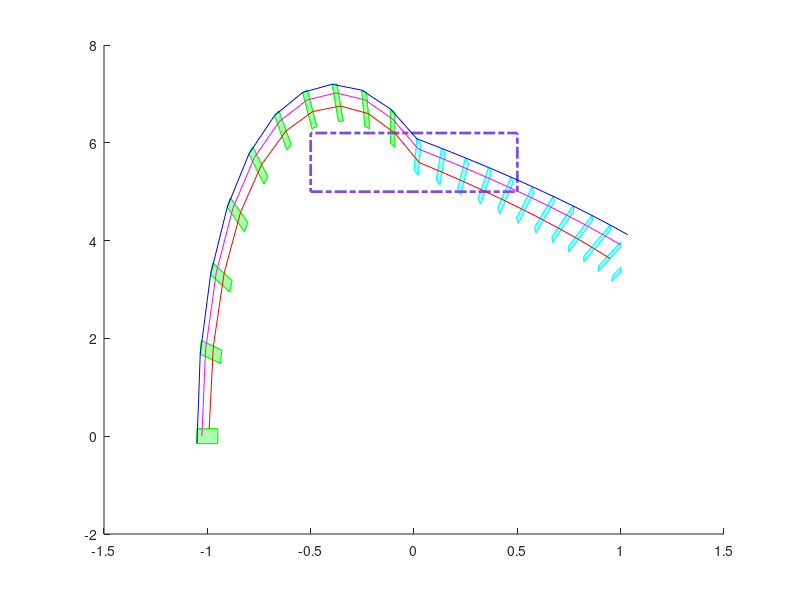

MATLAB code to generate this figure: (Note: this script raises an error after producing the figure.)
% Plot reachable region (Code generated by Hylaa using PLOT_MATLAB)
h = figure(1);
set(h, 'Position', [200 200 800 600]);
hold on;

% data
reachSet = [
    {'extension', [0.666666666667 1.0 0.666666666667], [0.0 1.0 0.0], 0, {
    [-1.05, 0.0;-1.05, -0.15;-0.95, -0.15;-0.95, 0.15;-1.05, 0.15;-1.05, 0.0;]
    [-1.03438503298, 1.68183452934;-0.936326300432, 1.49090409424;-0.93059838659, 1.76216863164;-1.02865711914, 1.95309906674;-1.03438503298, 1.68183452934;]
    [-0.98409789746, 3.30839333557;-0.891588190306, 2.94852718162;-0.880792205119, 3.18287235189;-0.973301912273, 3.54273850584;-0.98409789746, 3.30839333557;]
    [-0.903731001423, 4.68313905001;-0.819888096275, 4.18111343069;-0.804827327815, 4.37239907025;-0.888670232963, 4.87442468957;-0.903731001423, 4.68313905001;]
    [-0.798676179061, 5.77276002417;-0.726046085763, 5.15873923367;-0.707625462101, 5.30294701638;-0.780255555399, 5.91696780689;-0.798676179061, 5.77276002417;]
    [-0.674856571926, 6.5574302054;-0.615359948605, 5.86355035479;-0.594543553451, 5.95877464407;-0.654040176772, 6.65265449468;-0.674856571926, 6.5574302054;]
    [-0.538458897069, 7.0305315435;-0.493365540126, 6.28951771559;-0.471135124724, 6.33587612492;-0.516228481667, 7.07688995283;-0.538458897069, 7.0305315435;]
    [-0.395676096191, 7.19789225869;-0.365606332473, 6.44175938967;-0.342922345903, 6.4412327323;-0.372992109621, 7.19736560132;-0.395676096191, 7.19789225869;]
    [-0.252469682586, 7.07660657067;-0.237420530944, 6.33548744606;-0.215186957515, 6.29170060569;-0.230236109157, 7.0328197303;-0.252469682586, 7.07660657067;]
    [-0.114358997675, 6.69351355512;-0.113752209668, 5.99464900421;-0.0927862735928, 5.91260562173;-0.0933930616005, 6.61147017264;-0.114358997675, 6.69351355512;]
    }}
    {'freefall', [0.666666666667 1.0 1.0], [0.0 1.0 1.0], 0, {
    [0.00100772700097, 5.45033729043;0.0200002002574, 5.33612206983;0.0327486418686, 5.96920452866;0.0137561686122, 6.08341974926;0.00100772700097, 5.45033729043;]
    [0.108052472753, 5.25413729043;0.124760641598, 5.13992206983;0.150170732385, 5.77300452866;0.133462563541, 5.88721974926;0.108052472753, 5.25413729043;]
    [0.211173218562, 5.05793729043;0.225597082994, 4.94372206983;0.263668822959, 5.57680452866;0.249244958526, 5.69101974926;0.211173218562, 5.05793729043;]
    [0.310369964313, 4.86173729043;0.322509524333, 4.74752206983;0.373242913474, 5.38060452866;0.361103353454, 5.49481974926;0.310369964313, 4.86173729043;]
    [0.405642710122, 4.66553729043;0.41549796573, 4.55132206983;0.478893004047, 5.18440452866;0.46903774844, 5.29861974926;0.405642710122, 4.66553729043;]
    [0.496991455931, 4.46933729043;0.504562407126, 4.35512206983;0.580619094621, 4.98820452866;0.573048143425, 5.10241974926;0.496991455931, 4.46933729043;]
    [0.584416201739, 4.27313729043;0.589702848523, 4.15892206983;0.678421185194, 4.79200452866;0.67313453841, 4.90621974926;0.584416201739, 4.27313729043;]
    [0.66791694749, 4.07693729043;0.670919289861, 3.96272206983;0.772299275709, 4.59580452866;0.769296933338, 4.71001974926;0.66791694749, 4.07693729043;]
    [0.747493693299, 3.88073729043;0.748211731258, 3.76652206983;0.862253366282, 4.39960452866;0.861535328323, 4.51381974926;0.747493693299, 3.88073729043;]
    [0.821580172654, 3.57032206983;0.948283456855, 4.20340452866;0.949849723308, 4.31761974926;0.823146439108, 3.68453729043;0.821580172654, 3.57032206983;]
    [0.891024614051, 3.37412206983;1.0, 3.8691562482;1.0, 3.96587977407;0.894875184916, 3.48833729043;0.891024614051, 3.37412206983;]
    [0.956545055447, 3.17792206983;1.0, 3.3588809698;1.0, 3.4475488035;0.962679930725, 3.29213729043;0.956545055447, 3.17792206983;]
    }}
];

% plot all
for i = 1:size(reachSet,1)
    face_color = reachSet{i,2};
    edge_color = reachSet{i,3};
    poly_list = reachSet{i,5};

    for p_index = 1:size(poly_list,1)
        pts = poly_list{p_index};
        h = fill(pts(:,1), pts(:,2), face_color, 'EdgeColor', edge_color);

        reachSet{i,4} = h;  % add handle to reachSet data structure for use in legend
    end
end

deepest_simulation=[-0.9911230442139819,0.14999999999999988;
-0.9709231221902309,1.8406850528306626;
-0.9188350107493641,3.330860280714744;
-0.8393060904136981,4.5788472997494605;
-0.7374931677748693,5.555451130940826;
-0.6190103663815422,6.24411925480238;
-0.48967886232923497,6.640603677195954;
-0.35528793414662097,6.752177694846178;
-0.22137560581803808,6.596471431632197;
-0.09303577901419352,6.200000079297863;
0.02524278534433319,5.596464834672435;
0.13521008197999826,5.400264834672435;
0.24125337867344696,5.204064834672435;
0.34337267536689564,5.007864834672435;
0.44156797206034426,4.811664834672435;
0.535839268753793,4.615464834672435;
0.6261865654472417,4.419264834672435;
0.7126098621406903,4.223064834672435;
0.795109158834139,4.026864834672436;
0.8736844555275877,3.8306648346724357;
0.9483357522210365,3.634464834672435;
]

longest_simulation=[-1.05,-0.15;
-1.034385031770868,1.6818345364232867;
-0.9840978948745941,3.3083933238451113;
-0.903731011771964,4.683139061881188;
-0.7986761831567848,5.772760111564922;
-0.6748565662310334,6.557430327838086;
-0.5384588757506347,7.030531685715564;
-0.39567608422888423,7.197892395573395;
-0.2524696635499196,7.076606685348476;
-0.11435897454118213,6.693513665262568;
0.013756206371055589,6.083419768670037;
0.1334626016868143,5.887219768670037;
0.24924499706021502,5.691019768670037;
0.3611033924336158,5.494819768670037;
0.4690377878070163,5.2986197686700365;
0.5730481831804171,5.102419768670037;
0.6731345785538178,4.906219768670037;
0.7692969739272186,4.710019768670037;
0.8615353693006192,4.513819768670037;
0.9498497646740199,4.317619768670037;
1.0342401600474207,4.1214197686700365;
]

robust_simulation=[-1.0264154143666877,0.0;
-1.0083943294049196,1.7724366587568101;
-0.9568818713319965,3.340692976337594;
-0.8764266250861127,4.66038122263599;
-0.7723363639053387,5.7000497434438175;
-0.6504163357091504,6.441393780635211;
-0.5167085866916004,6.878945846512842;
-0.3772422617613039,7.019298264912214;
-0.23780359625782316,6.879923386616968;
-0.10373289866570937,6.487667679895723;
0.020245776140878857,5.877002288699545;
0.13582382185716338,5.680802288699545;
0.24747786763115429,5.484602288699545;
0.3552079134051452,5.288402288699546;
0.4590139591791361,5.092202288699545;
0.558896004953127,4.896002288699545;
0.6548540507271179,4.699802288699545;
0.7468880965011089,4.503602288699545;
0.8349981422750997,4.307402288699545;
0.9191841880490905,4.111202288699545;
0.9994462338230816,3.915002288699545;
]

usafe_rectangle = [-0.5,5.0;0.5,5.0;0.5,6.2;-0.5,6.2;-0.5,5.0;]

% plot all
for i = 1:size(reachSet,1)
    face_color = reachSet{i,2};
    edge_color = reachSet{i,3};
    poly_list = reachSet{i,5};

    for p_index = 1:size(poly_list,1)
        pts = poly_list{p_index};
        h = fill(pts(:,1), pts(:,2), face_color, 'EdgeColor', edge_color);

        %reachSet{i,4} = h;  % add handle to reachSet data structure for use in legend
    end
end

colorspec = {[0.9 0.9 0.9]; [0.8 0.8 0.8]; [0.6 0.6 0.6]; [0.5 0.3 0.9]; [0.5 0.5 0.5]; [0.4 0.4 0.4]; [0.2 0.2 0.2]};
usafe = plot(usafe_rectangle(:,1), usafe_rectangle(:,2), 'LineWidth', 2, 'LineStyle', '-.', 'Color', colorspec{4}, 'DisplayName', 'Unsafe set = [(-2.0, 2.0), (4.0,6.0)]');
p1 = plot(deepest_simulation(:,1), deepest_simulation(:,2), 'Color','red', 'DisplayName', 'Deepest in Y direction = [-6.0, 1.0]');
p2 = plot(longest_simulation(:,1), longest_simulation(:,2), 'Color','blue', 'DisplayName', 'Longest counter-example = [-5.373,0.0]');
p3 = plot(robust_simulation(:,1), robust_simulation(:,2), 'Color', 'm', 'DisplayName', 'Robust counter-example = [-5.870, 0.0]');
p1.Marker = '*';
p2.Marker = 'o';
p3.Marker = 'x';
legend([usafe,p1,p2,p3]);
%p1.legend = 'first deepest';
%legend('first deepest', 'second deepest', 'hylaa');
% optional legend
%if (size(reachSet,1) > 1 && size(reachSet,1) < 10)
%    legend([reachSet{:,3}], reachSet{:,1})
%	end

% labels and such
xlabel('X', 'FontSize', 24, 'FontName', 'Serif', 'Interpreter','LaTex');
ylabel('Y', 'FontSize', 24, 'FontName', 'Serif', 'Interpreter','LaTex');
title('Ball-String benchmark', 'FontSize', 32, 'FontName', 'Serif', 'Interpreter','LaTex');
hold off;
